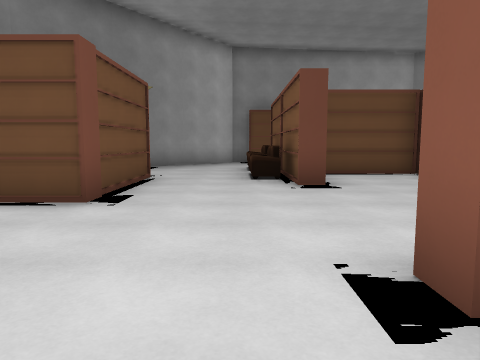
[1] (above)

22 first-person views from a walk through a level from a Godot 3-D game. The camera is 1.4 m above the floor, tilts 6° down and sees 70° across. The floor is counted in squares, 2 m on a side. Each view is taken from the middle of a square. On the plan, view 1 faces up. The plan holds only what a view shows up to about 11 squares ahead; the rest is blank. Some surface patterns are stand-ins.

[2]
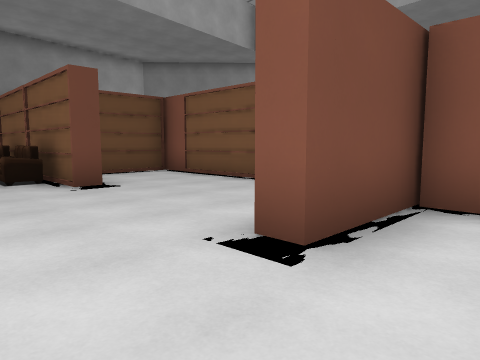

[3]
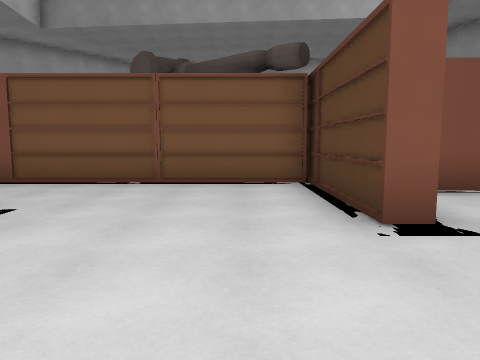

[4]
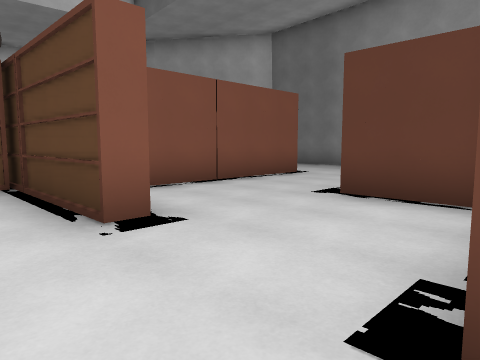

[5]
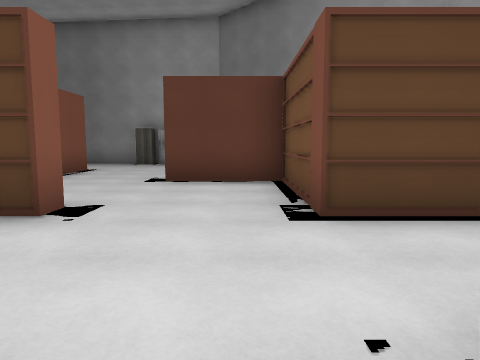

[6]
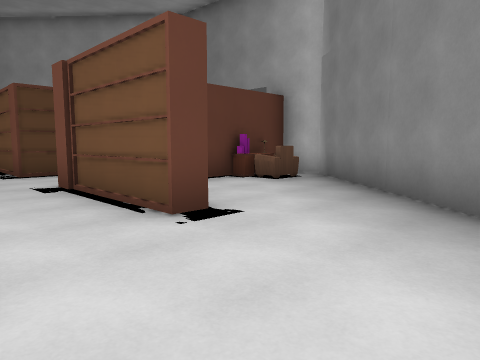

[7]
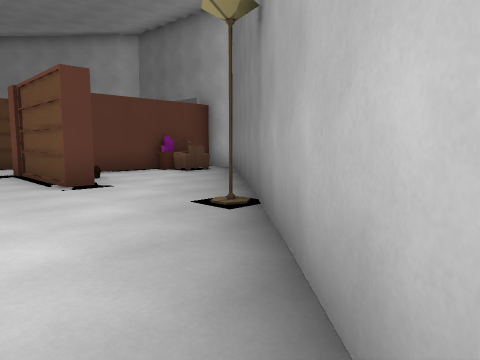

[8]
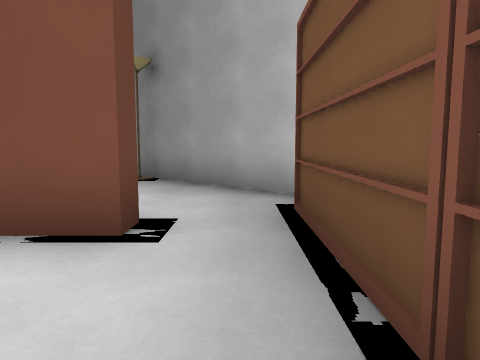

[9]
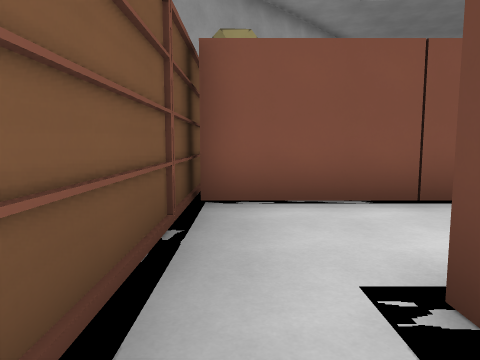

[10]
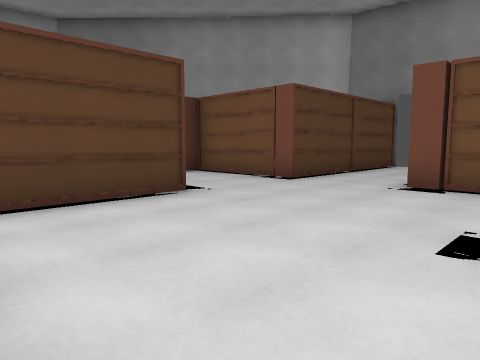

[11]
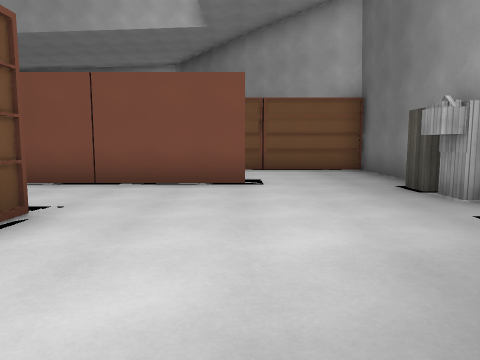

[12]
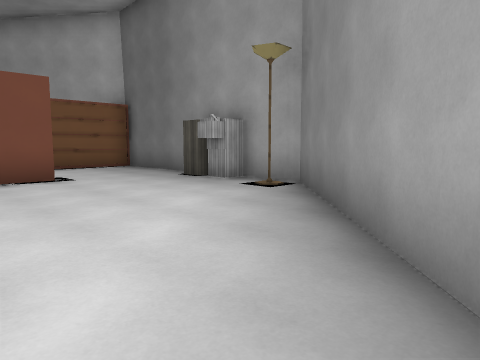

[13]
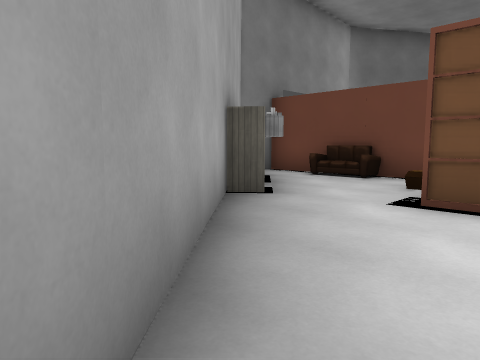

[14]
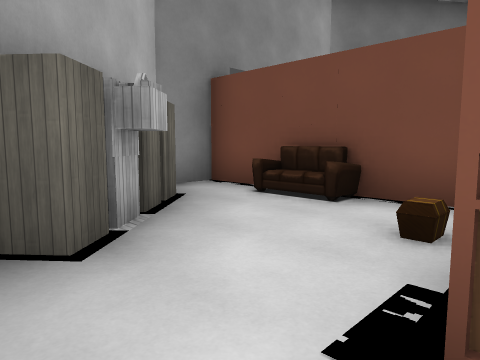

[15]
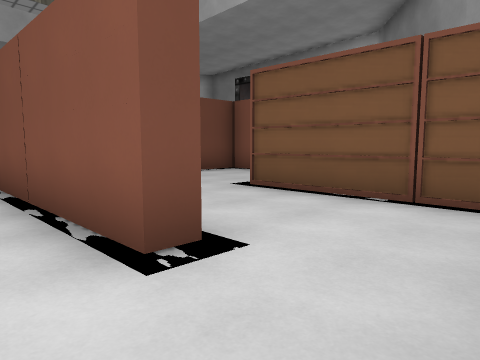

[16]
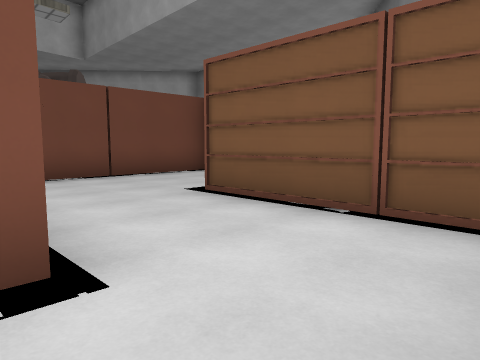

[17]
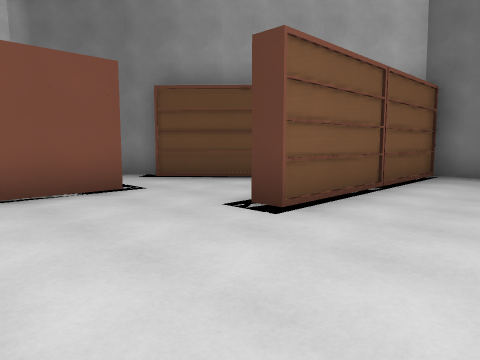

[18]
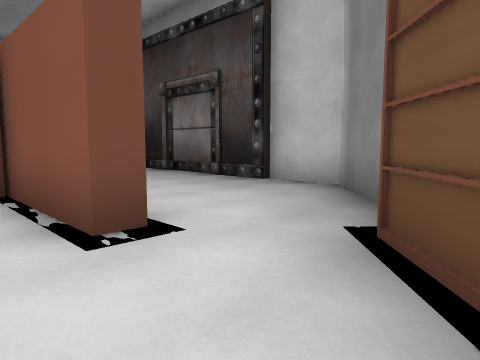

[19]
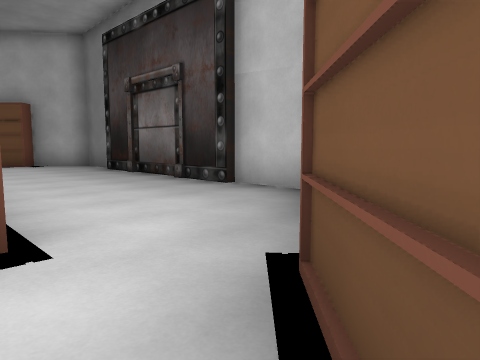

[20]
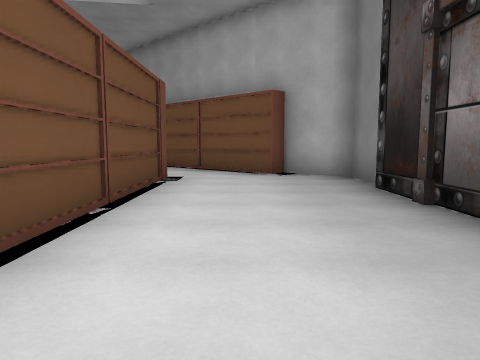

[21]
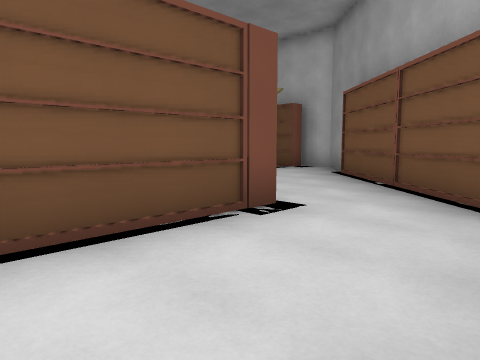

[22]
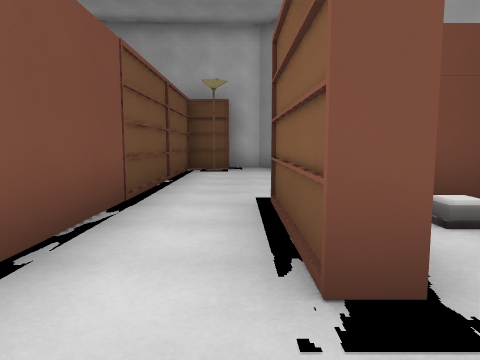

### Floor plan
Points are (right, up) in squares from view 1. A wall is a line through its corners. A room is listed if a view was taken in it or the views show most of it. See-through windows are left out.
Room 1 (views 1, 2)
walls: (3.1, -1.4) (3.1, 1.2); (3.4, 1.3) (0.9, 1.3); (-1.9, 1.7) (-1.9, -1.4) (0.5, -1.4)
ways out: opening at (-0.5, 2) to room 2; opening at (1.5, -1) to room 4
Room 2 (views 3, 4, 5, 10)
walls: (1.5, 5.8) (0.9, 5.8) (0.9, 7.5); (-1.9, 7.2) (-1.9, 4.1) (-2.9, 4.1); (0.9, 1.3) (0.9, 1.7) (4.8, 1.7); (4.2, 1.7) (4.2, 8) (2, 8); (-3.4, 1.7) (-1.9, 1.7)
ways out: opening at (-0.5, 2) to room 1; opening at (-0.5, 8) to room 3; opening at (-2.5, 3) to room 8
objects: sofa (1, 7)
Room 3 (views 6, 7, 8, 9)
walls: (-2.4, 7.2) (-1.9, 7.2); (0.9, 7.5) (0.9, 11.1) (1.4, 11.1) (1.4, 10.5); (-3.4, 10) (-5.2, 8); (-0.6, 12.9) (-2.9, 10.5); (-5.1, 8) (-7.1, 5.6) (-7.1, 4.5) (-3.4, 4.5); (4.2, 9.4) (4.2, 12.5); (4.5, 12.6) (0.3, 12.6)
ways out: opening at (-0.5, 8) to room 2
objects: chair (-6, 5); desk (-6, 6); lamp (-3, 10); other object (1, 10)
Room 4 (views 11, 13, 14, 15, 16, 17)
walls: (0.5, -1.9) (0, -1.9); (3.6, -4.1) (3.1, -4.1) (3.1, -1.4); (-1.6, -1.9) (-2.4, -1.9); (3.4, -7.3) (6.3, -7.3) (6.3, -2) (6.8, -2); (0.4, -7.3) (1.3, -7.3); (-4.8, -2.5) (-0.5, -7.1); (9, -1.4) (9, 1.6); (9.1, 1.3) (4.9, 1.3)
ways out: opening at (1.5, -1) to room 1; opening at (-3.5, -2.5) to room 5; opening at (8, -2) to room 6
objects: lamp (0, -7); cabinet (2, -7)
Room 5 (view 12)
walls: (-5.4, 1.3) (-7.1, 1.3); (-2.9, 1.3) (-3.5, 1.3)
ways out: opening at (-3.5, -2.5) to room 4; opening at (-4, 2) to room 8
objects: cabinet (-6, -1); cabinet (-5, -2); sofa (-5, 1) to (-4, 1); chest (-3, 0)
Room 6 (views 18, 19, 20, 21)
walls: (9.4, 7.1) (9.4, 2.1); (13.4, 5.9) (13.4, 7.3) (12.1, 8.3) (11.8, 8) (7.9, 11.6); (13.2, 0.5) (13.2, 5.6); (9.5, -1.4) (9, -1.4); (10.8, -3.3) (13.4, -1) (13.4, 0.6); (9, -4.5) (10.6, -2.9); (7.3, 12.6) (6.6, 13.3) (5.7, 13.3) (5.7, 12.6) (4.5, 12.6); (4.6, 12.5) (4.6, 11.5)
ways out: opening at (8, -2) to room 4; opening at (7.8, 10) to room 7; closed door at (13, 3)
objects: lamp (5, 12)
Room 7 (view 22)
walls: (6.3, 4.5) (6.3, 7.1); (4.6, 11.5) (4.6, 4.9)
ways out: opening at (7.8, 10) to room 6; opening at (7, 3.5)
Room 8 (no view inside)
walls: (-7.1, 1.7) (-3.4, 1.7)
ways out: opening at (-2.5, 3) to room 2; opening at (-4, 2) to room 5

Positions as (right, up) in squares from view 1, and headings:
1: (0, 0), facing up
2: (-1, 0), facing up-right
3: (-2, 3), facing right
4: (-2, 3), facing down-right
5: (-1, 5), facing down
6: (0, 10), facing down-left
7: (0, 13), facing down-left
8: (4, 12), facing left
9: (0, 12), facing right
10: (4, 6), facing down-left
11: (-3, -4), facing right
12: (-4, -2), facing down-right
13: (-1, -6), facing up-left
14: (-2, -3), facing up-left
15: (2, -6), facing up-right
16: (3, -6), facing up-right
17: (4, 1), facing down-right
18: (8, -4), facing up-right
19: (9, -4), facing up-right
20: (11, 0), facing up
21: (12, 4), facing up-left
22: (6, 3), facing up
